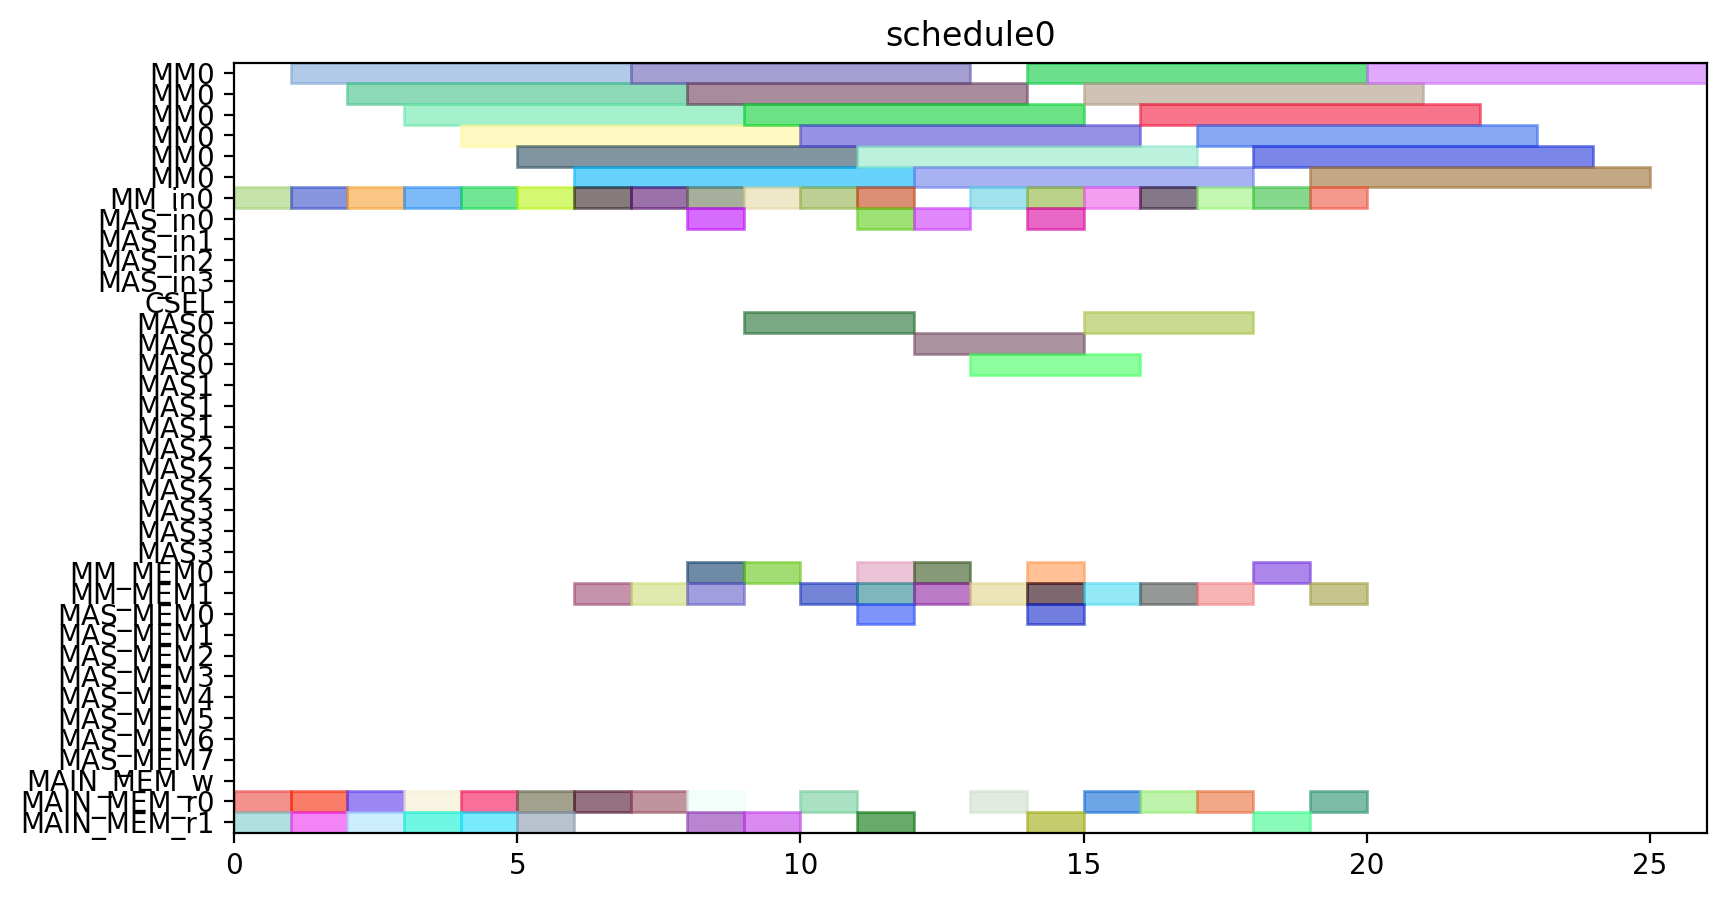

Python code for this plot:
from pyschedule import Scenario, solvers, plotters, alt


def solve():
	horizon = 120
	S = Scenario("schedule0", horizon=horizon)

	# resource
	MM = S.Resources('MM', num=1, size=6)
	MM_in = S.Resources('MM_in', num=1)
	MAS_in = S.Resources('MAS_in', num=4)
	CSEL = S.Resource('CSEL')
	MAS = S.Resources('MAS', num=4, size=3, periods=range(1, horizon))
	MM_MEM = S.Resources('MM_MEM', num=2)
	MAS_MEM = S.Resources('MAS_MEM', num=8)
	MAIN_MEM_w = S.Resource('MAIN_MEM_w', size=1)
	MAIN_MEM_r = S.Resources('MAIN_MEM_r', num=2)

	# result of previous scheduling

	# new tasks
	Z_exp2 = S.Task('Z_exp2', length=6, delay_cost=1)
	Z_exp2 += alt(MM)
	Z_exp2_in = S.Task('Z_exp2_in', length=1, delay_cost=1)
	Z_exp2_in += alt(MM_in)
	S += Z_exp2_in*MM_in[0]<=Z_exp2*MM[0]
	Z_exp2_mem0 = S.Task('Z_exp2_mem0', length=1, delay_cost=1)
	Z_exp2_mem0 += MAIN_MEM_r[0]
	S += Z_exp2_mem0 <= Z_exp2

	Z_exp2_mem1 = S.Task('Z_exp2_mem1', length=1, delay_cost=1)
	Z_exp2_mem1 += MAIN_MEM_r[1]
	S += Z_exp2_mem1 <= Z_exp2

	NX0 = S.Task('NX0', length=6, delay_cost=1)
	NX0 += alt(MM)
	NX0_in = S.Task('NX0_in', length=1, delay_cost=1)
	NX0_in += alt(MM_in)
	S += NX0_in*MM_in[0]<=NX0*MM[0]
	NX0_mem0 = S.Task('NX0_mem0', length=1, delay_cost=1)
	NX0_mem0 += MAIN_MEM_r[0]
	S += NX0_mem0 <= NX0

	NX0_mem1 = S.Task('NX0_mem1', length=1, delay_cost=1)
	NX0_mem1 += MAIN_MEM_r[1]
	S += NX0_mem1 <= NX0

	k0_10_Z1 = S.Task('k0_10_Z1', length=6, delay_cost=1)
	k0_10_Z1 += alt(MM)
	k0_10_Z1_in = S.Task('k0_10_Z1_in', length=1, delay_cost=1)
	k0_10_Z1_in += alt(MM_in)
	S += k0_10_Z1_in*MM_in[0]<=k0_10_Z1*MM[0]
	k0_10_Z1_mem0 = S.Task('k0_10_Z1_mem0', length=1, delay_cost=1)
	k0_10_Z1_mem0 += MAIN_MEM_r[0]
	S += k0_10_Z1_mem0 <= k0_10_Z1

	k0_10_Z1_mem1 = S.Task('k0_10_Z1_mem1', length=1, delay_cost=1)
	k0_10_Z1_mem1 += MAIN_MEM_r[1]
	S += k0_10_Z1_mem1 <= k0_10_Z1

	DX0 = S.Task('DX0', length=6, delay_cost=1)
	DX0 += alt(MM)
	DX0_in = S.Task('DX0_in', length=1, delay_cost=1)
	DX0_in += alt(MM_in)
	S += DX0_in*MM_in[0]<=DX0*MM[0]
	DX0_mem0 = S.Task('DX0_mem0', length=1, delay_cost=1)
	DX0_mem0 += MAIN_MEM_r[0]
	S += DX0_mem0 <= DX0

	DX0_mem1 = S.Task('DX0_mem1', length=1, delay_cost=1)
	DX0_mem1 += MAIN_MEM_r[1]
	S += DX0_mem1 <= DX0

	NY0 = S.Task('NY0', length=6, delay_cost=1)
	NY0 += alt(MM)
	NY0_in = S.Task('NY0_in', length=1, delay_cost=1)
	NY0_in += alt(MM_in)
	S += NY0_in*MM_in[0]<=NY0*MM[0]
	NY0_mem0 = S.Task('NY0_mem0', length=1, delay_cost=1)
	NY0_mem0 += MAIN_MEM_r[0]
	S += NY0_mem0 <= NY0

	NY0_mem1 = S.Task('NY0_mem1', length=1, delay_cost=1)
	NY0_mem1 += MAIN_MEM_r[1]
	S += NY0_mem1 <= NY0

	k2_14_Z1 = S.Task('k2_14_Z1', length=6, delay_cost=1)
	k2_14_Z1 += alt(MM)
	k2_14_Z1_in = S.Task('k2_14_Z1_in', length=1, delay_cost=1)
	k2_14_Z1_in += alt(MM_in)
	S += k2_14_Z1_in*MM_in[0]<=k2_14_Z1*MM[0]
	k2_14_Z1_mem0 = S.Task('k2_14_Z1_mem0', length=1, delay_cost=1)
	k2_14_Z1_mem0 += MAIN_MEM_r[0]
	S += k2_14_Z1_mem0 <= k2_14_Z1

	k2_14_Z1_mem1 = S.Task('k2_14_Z1_mem1', length=1, delay_cost=1)
	k2_14_Z1_mem1 += MAIN_MEM_r[1]
	S += k2_14_Z1_mem1 <= k2_14_Z1

	DY0 = S.Task('DY0', length=6, delay_cost=1)
	DY0 += alt(MM)
	DY0_in = S.Task('DY0_in', length=1, delay_cost=1)
	DY0_in += alt(MM_in)
	S += DY0_in*MM_in[0]<=DY0*MM[0]
	DY0_mem0 = S.Task('DY0_mem0', length=1, delay_cost=1)
	DY0_mem0 += MAIN_MEM_r[0]
	S += DY0_mem0 <= DY0

	DY0_mem1 = S.Task('DY0_mem1', length=1, delay_cost=1)
	DY0_mem1 += MAIN_MEM_r[1]
	S += DY0_mem1 <= DY0

	Z_exp3 = S.Task('Z_exp3', length=6, delay_cost=1)
	Z_exp3 += alt(MM)
	Z_exp3_in = S.Task('Z_exp3_in', length=1, delay_cost=1)
	Z_exp3_in += alt(MM_in)
	S += Z_exp3_in*MM_in[0]<=Z_exp3*MM[0]
	Z_exp3_mem0 = S.Task('Z_exp3_mem0', length=1, delay_cost=1)
	Z_exp3_mem0 += alt(MM_MEM)
	S += (Z_exp2*MM[0])-1 < Z_exp3_mem0*MM_MEM[0]
	S += Z_exp3_mem0 <= Z_exp3

	Z_exp3_mem1 = S.Task('Z_exp3_mem1', length=1, delay_cost=1)
	Z_exp3_mem1 += MAIN_MEM_r[1]
	S += Z_exp3_mem1 <= Z_exp3

	NX1_ = S.Task('NX1_', length=3, delay_cost=1)
	NX1_ += alt(MAS)
	NX1__in = S.Task('NX1__in', length=1, delay_cost=1)
	NX1__in += alt(MAS_in)
	S += NX1__in*MAS_in[0]<=NX1_*MAS[0]

	S += NX1__in*MAS_in[1]<=NX1_*MAS[1]

	S += NX1__in*MAS_in[2]<=NX1_*MAS[2]

	S += NX1__in*MAS_in[3]<=NX1_*MAS[3]

	NX1__mem0 = S.Task('NX1__mem0', length=1, delay_cost=1)
	NX1__mem0 += alt(MM_MEM)
	S += (NX0*MM[0])-1 < NX1__mem0*MM_MEM[0]
	S += NX1__mem0 <= NX1_

	NX1__mem1 = S.Task('NX1__mem1', length=1, delay_cost=1)
	NX1__mem1 += alt(MM_MEM)
	S += (k0_10_Z1*MM[0])-1 < NX1__mem1*MM_MEM[1]
	S += NX1__mem1 <= NX1_

	k0_9_Z2 = S.Task('k0_9_Z2', length=6, delay_cost=1)
	k0_9_Z2 += alt(MM)
	k0_9_Z2_in = S.Task('k0_9_Z2_in', length=1, delay_cost=1)
	k0_9_Z2_in += alt(MM_in)
	S += k0_9_Z2_in*MM_in[0]<=k0_9_Z2*MM[0]
	k0_9_Z2_mem0 = S.Task('k0_9_Z2_mem0', length=1, delay_cost=1)
	k0_9_Z2_mem0 += MAIN_MEM_r[0]
	S += k0_9_Z2_mem0 <= k0_9_Z2

	k0_9_Z2_mem1 = S.Task('k0_9_Z2_mem1', length=1, delay_cost=1)
	k0_9_Z2_mem1 += alt(MM_MEM)
	S += (Z_exp2*MM[0])-1 < k0_9_Z2_mem1*MM_MEM[1]
	S += k0_9_Z2_mem1 <= k0_9_Z2

	k1_9_Z2 = S.Task('k1_9_Z2', length=6, delay_cost=1)
	k1_9_Z2 += alt(MM)
	k1_9_Z2_in = S.Task('k1_9_Z2_in', length=1, delay_cost=1)
	k1_9_Z2_in += alt(MM_in)
	S += k1_9_Z2_in*MM_in[0]<=k1_9_Z2*MM[0]
	k1_9_Z2_mem0 = S.Task('k1_9_Z2_mem0', length=1, delay_cost=1)
	k1_9_Z2_mem0 += MAIN_MEM_r[0]
	S += k1_9_Z2_mem0 <= k1_9_Z2

	k1_9_Z2_mem1 = S.Task('k1_9_Z2_mem1', length=1, delay_cost=1)
	k1_9_Z2_mem1 += alt(MM_MEM)
	S += (Z_exp2*MM[0])-1 < k1_9_Z2_mem1*MM_MEM[1]
	S += k1_9_Z2_mem1 <= k1_9_Z2

	NY1_ = S.Task('NY1_', length=3, delay_cost=1)
	NY1_ += alt(MAS)
	NY1__in = S.Task('NY1__in', length=1, delay_cost=1)
	NY1__in += alt(MAS_in)
	S += NY1__in*MAS_in[0]<=NY1_*MAS[0]

	S += NY1__in*MAS_in[1]<=NY1_*MAS[1]

	S += NY1__in*MAS_in[2]<=NY1_*MAS[2]

	S += NY1__in*MAS_in[3]<=NY1_*MAS[3]

	NY1__mem0 = S.Task('NY1__mem0', length=1, delay_cost=1)
	NY1__mem0 += alt(MM_MEM)
	S += (NY0*MM[0])-1 < NY1__mem0*MM_MEM[0]
	S += NY1__mem0 <= NY1_

	NY1__mem1 = S.Task('NY1__mem1', length=1, delay_cost=1)
	NY1__mem1 += alt(MM_MEM)
	S += (k2_14_Z1*MM[0])-1 < NY1__mem1*MM_MEM[1]
	S += NY1__mem1 <= NY1_

	k2_13_Z2 = S.Task('k2_13_Z2', length=6, delay_cost=1)
	k2_13_Z2 += alt(MM)
	k2_13_Z2_in = S.Task('k2_13_Z2_in', length=1, delay_cost=1)
	k2_13_Z2_in += alt(MM_in)
	S += k2_13_Z2_in*MM_in[0]<=k2_13_Z2*MM[0]
	k2_13_Z2_mem0 = S.Task('k2_13_Z2_mem0', length=1, delay_cost=1)
	k2_13_Z2_mem0 += MAIN_MEM_r[0]
	S += k2_13_Z2_mem0 <= k2_13_Z2

	k2_13_Z2_mem1 = S.Task('k2_13_Z2_mem1', length=1, delay_cost=1)
	k2_13_Z2_mem1 += alt(MM_MEM)
	S += (Z_exp2*MM[0])-1 < k2_13_Z2_mem1*MM_MEM[1]
	S += k2_13_Z2_mem1 <= k2_13_Z2

	k3_14_Z2 = S.Task('k3_14_Z2', length=6, delay_cost=1)
	k3_14_Z2 += alt(MM)
	k3_14_Z2_in = S.Task('k3_14_Z2_in', length=1, delay_cost=1)
	k3_14_Z2_in += alt(MM_in)
	S += k3_14_Z2_in*MM_in[0]<=k3_14_Z2*MM[0]
	k3_14_Z2_mem0 = S.Task('k3_14_Z2_mem0', length=1, delay_cost=1)
	k3_14_Z2_mem0 += MAIN_MEM_r[0]
	S += k3_14_Z2_mem0 <= k3_14_Z2

	k3_14_Z2_mem1 = S.Task('k3_14_Z2_mem1', length=1, delay_cost=1)
	k3_14_Z2_mem1 += alt(MM_MEM)
	S += (Z_exp2*MM[0])-1 < k3_14_Z2_mem1*MM_MEM[1]
	S += k3_14_Z2_mem1 <= k3_14_Z2

	Z_exp4 = S.Task('Z_exp4', length=6, delay_cost=1)
	Z_exp4 += alt(MM)
	Z_exp4_in = S.Task('Z_exp4_in', length=1, delay_cost=1)
	Z_exp4_in += alt(MM_in)
	S += Z_exp4_in*MM_in[0]<=Z_exp4*MM[0]
	Z_exp4_mem0 = S.Task('Z_exp4_mem0', length=1, delay_cost=1)
	Z_exp4_mem0 += alt(MM_MEM)
	S += (Z_exp3*MM[0])-1 < Z_exp4_mem0*MM_MEM[0]
	S += Z_exp4_mem0 <= Z_exp4

	Z_exp4_mem1 = S.Task('Z_exp4_mem1', length=1, delay_cost=1)
	Z_exp4_mem1 += MAIN_MEM_r[1]
	S += Z_exp4_mem1 <= Z_exp4

	NX1 = S.Task('NX1', length=6, delay_cost=1)
	NX1 += alt(MM)
	NX1_in = S.Task('NX1_in', length=1, delay_cost=1)
	NX1_in += alt(MM_in)
	S += NX1_in*MM_in[0]<=NX1*MM[0]
	NX1_mem0 = S.Task('NX1_mem0', length=1, delay_cost=1)
	NX1_mem0 += alt(MAS_MEM)
	S += (NX1_*MAS[0])-1 < NX1_mem0*MAS_MEM[0]
	S += (NX1_*MAS[1])-1 < NX1_mem0*MAS_MEM[2]
	S += (NX1_*MAS[2])-1 < NX1_mem0*MAS_MEM[4]
	S += (NX1_*MAS[3])-1 < NX1_mem0*MAS_MEM[6]
	S += NX1_mem0 <= NX1

	NX1_mem1 = S.Task('NX1_mem1', length=1, delay_cost=1)
	NX1_mem1 += MAIN_MEM_r[1]
	S += NX1_mem1 <= NX1

	k0_8_Z3 = S.Task('k0_8_Z3', length=6, delay_cost=1)
	k0_8_Z3 += alt(MM)
	k0_8_Z3_in = S.Task('k0_8_Z3_in', length=1, delay_cost=1)
	k0_8_Z3_in += alt(MM_in)
	S += k0_8_Z3_in*MM_in[0]<=k0_8_Z3*MM[0]
	k0_8_Z3_mem0 = S.Task('k0_8_Z3_mem0', length=1, delay_cost=1)
	k0_8_Z3_mem0 += MAIN_MEM_r[0]
	S += k0_8_Z3_mem0 <= k0_8_Z3

	k0_8_Z3_mem1 = S.Task('k0_8_Z3_mem1', length=1, delay_cost=1)
	k0_8_Z3_mem1 += alt(MM_MEM)
	S += (Z_exp3*MM[0])-1 < k0_8_Z3_mem1*MM_MEM[1]
	S += k0_8_Z3_mem1 <= k0_8_Z3

	DX1_ = S.Task('DX1_', length=3, delay_cost=1)
	DX1_ += alt(MAS)
	DX1__in = S.Task('DX1__in', length=1, delay_cost=1)
	DX1__in += alt(MAS_in)
	S += DX1__in*MAS_in[0]<=DX1_*MAS[0]

	S += DX1__in*MAS_in[1]<=DX1_*MAS[1]

	S += DX1__in*MAS_in[2]<=DX1_*MAS[2]

	S += DX1__in*MAS_in[3]<=DX1_*MAS[3]

	DX1__mem0 = S.Task('DX1__mem0', length=1, delay_cost=1)
	DX1__mem0 += alt(MM_MEM)
	S += (DX0*MM[0])-1 < DX1__mem0*MM_MEM[0]
	S += DX1__mem0 <= DX1_

	DX1__mem1 = S.Task('DX1__mem1', length=1, delay_cost=1)
	DX1__mem1 += alt(MM_MEM)
	S += (k1_9_Z2*MM[0])-1 < DX1__mem1*MM_MEM[1]
	S += DX1__mem1 <= DX1_

	k1_8_Z3 = S.Task('k1_8_Z3', length=6, delay_cost=1)
	k1_8_Z3 += alt(MM)
	k1_8_Z3_in = S.Task('k1_8_Z3_in', length=1, delay_cost=1)
	k1_8_Z3_in += alt(MM_in)
	S += k1_8_Z3_in*MM_in[0]<=k1_8_Z3*MM[0]
	k1_8_Z3_mem0 = S.Task('k1_8_Z3_mem0', length=1, delay_cost=1)
	k1_8_Z3_mem0 += MAIN_MEM_r[0]
	S += k1_8_Z3_mem0 <= k1_8_Z3

	k1_8_Z3_mem1 = S.Task('k1_8_Z3_mem1', length=1, delay_cost=1)
	k1_8_Z3_mem1 += alt(MM_MEM)
	S += (Z_exp3*MM[0])-1 < k1_8_Z3_mem1*MM_MEM[1]
	S += k1_8_Z3_mem1 <= k1_8_Z3

	NY1 = S.Task('NY1', length=6, delay_cost=1)
	NY1 += alt(MM)
	NY1_in = S.Task('NY1_in', length=1, delay_cost=1)
	NY1_in += alt(MM_in)
	S += NY1_in*MM_in[0]<=NY1*MM[0]
	NY1_mem0 = S.Task('NY1_mem0', length=1, delay_cost=1)
	NY1_mem0 += alt(MAS_MEM)
	S += (NY1_*MAS[0])-1 < NY1_mem0*MAS_MEM[0]
	S += (NY1_*MAS[1])-1 < NY1_mem0*MAS_MEM[2]
	S += (NY1_*MAS[2])-1 < NY1_mem0*MAS_MEM[4]
	S += (NY1_*MAS[3])-1 < NY1_mem0*MAS_MEM[6]
	S += NY1_mem0 <= NY1

	NY1_mem1 = S.Task('NY1_mem1', length=1, delay_cost=1)
	NY1_mem1 += MAIN_MEM_r[1]
	S += NY1_mem1 <= NY1

	k2_12_Z3 = S.Task('k2_12_Z3', length=6, delay_cost=1)
	k2_12_Z3 += alt(MM)
	k2_12_Z3_in = S.Task('k2_12_Z3_in', length=1, delay_cost=1)
	k2_12_Z3_in += alt(MM_in)
	S += k2_12_Z3_in*MM_in[0]<=k2_12_Z3*MM[0]
	k2_12_Z3_mem0 = S.Task('k2_12_Z3_mem0', length=1, delay_cost=1)
	k2_12_Z3_mem0 += MAIN_MEM_r[0]
	S += k2_12_Z3_mem0 <= k2_12_Z3

	k2_12_Z3_mem1 = S.Task('k2_12_Z3_mem1', length=1, delay_cost=1)
	k2_12_Z3_mem1 += alt(MM_MEM)
	S += (Z_exp3*MM[0])-1 < k2_12_Z3_mem1*MM_MEM[1]
	S += k2_12_Z3_mem1 <= k2_12_Z3

	DY1_ = S.Task('DY1_', length=3, delay_cost=1)
	DY1_ += alt(MAS)
	DY1__in = S.Task('DY1__in', length=1, delay_cost=1)
	DY1__in += alt(MAS_in)
	S += DY1__in*MAS_in[0]<=DY1_*MAS[0]

	S += DY1__in*MAS_in[1]<=DY1_*MAS[1]

	S += DY1__in*MAS_in[2]<=DY1_*MAS[2]

	S += DY1__in*MAS_in[3]<=DY1_*MAS[3]

	DY1__mem0 = S.Task('DY1__mem0', length=1, delay_cost=1)
	DY1__mem0 += alt(MM_MEM)
	S += (DY0*MM[0])-1 < DY1__mem0*MM_MEM[0]
	S += DY1__mem0 <= DY1_

	DY1__mem1 = S.Task('DY1__mem1', length=1, delay_cost=1)
	DY1__mem1 += alt(MM_MEM)
	S += (k3_14_Z2*MM[0])-1 < DY1__mem1*MM_MEM[1]
	S += DY1__mem1 <= DY1_

	k3_13_Z3 = S.Task('k3_13_Z3', length=6, delay_cost=1)
	k3_13_Z3 += alt(MM)
	k3_13_Z3_in = S.Task('k3_13_Z3_in', length=1, delay_cost=1)
	k3_13_Z3_in += alt(MM_in)
	S += k3_13_Z3_in*MM_in[0]<=k3_13_Z3*MM[0]
	k3_13_Z3_mem0 = S.Task('k3_13_Z3_mem0', length=1, delay_cost=1)
	k3_13_Z3_mem0 += MAIN_MEM_r[0]
	S += k3_13_Z3_mem0 <= k3_13_Z3

	k3_13_Z3_mem1 = S.Task('k3_13_Z3_mem1', length=1, delay_cost=1)
	k3_13_Z3_mem1 += alt(MM_MEM)
	S += (Z_exp3*MM[0])-1 < k3_13_Z3_mem1*MM_MEM[1]
	S += k3_13_Z3_mem1 <= k3_13_Z3

	solvers.mip.solve(S,msg=1,kind='CPLEX',ratio_gap=1.01)

	solution = [['hoge']*len(S.solution()[1]) for i in range(len(S.solution()))]
	for i in range(len(S.solution())):
		for j in range(len(S.solution()[i])):
			solution[i][j]=str(S.solution()[i][j])
	print(solution)

	cycles = int(solution[-1][3])

	pic_file_name = "/home/mfukuda/ABE/multiRAM_multiMAS_16mux/scheduling_result/stage6MM1_stage3MAS4/ISOGENY/schedule0.png"
	if(S.solution() != []):
		plotters.matplotlib.plot(S,img_filename=pic_file_name, show_task_labels=False, fig_size=(cycles*0.25+3, 5))

	return solution
